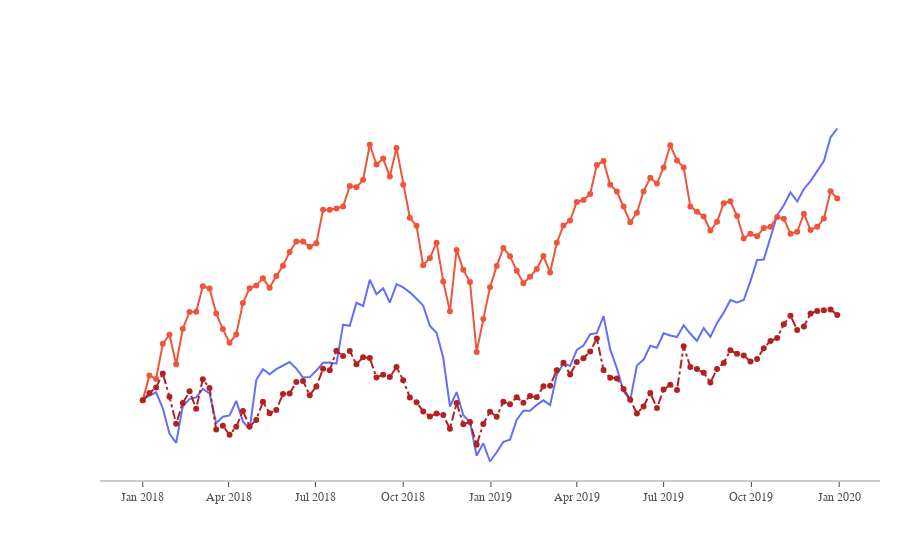

Source (notebook cell):
### Markdown cell above
### Advance customization in chart labels and layout

### Code cell
fig = go.Figure()
fig.add_trace(go.Scatter(x=dfStock.date, y=dfStock.AAPL, mode='lines', name='Apple'))
fig.add_trace(go.Scatter(x=dfStock.date, y=dfStock.AMZN, mode='lines+markers', name='Amazon'))
fig.add_trace(go.Scatter(x=dfStock.date, y=dfStock.GOOG, mode='lines+markers', name='Google',
             line = dict(color='firebrick', width=2, dash='dashdot')))
fig.update_layout(
xaxis=dict(
showline=True, showgrid=False, showticklabels=True, linecolor='rgb(204,204,204)',
linewidth=2, ticks='outside', tickfont=dict(
family='Arial', size=12, color='rgb(82,82,82)',)
,
),
yaxis=dict(
showline=False, showgrid=False, showticklabels=False, zeroline=False),
autosize=False, 
margin=dict(
autoexpand=False, l=100, r=20, t=110,),
showlegend=False, plot_bgcolor='white')
